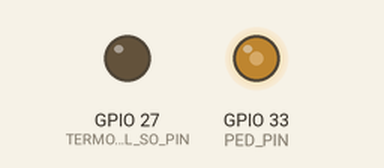
Simulated run of this program. Board: ESP32. Shown: output pins drawn as LEDs (lit = HIGH). Pins used as bus, display or sensor lines are not drawn; what the program prints to the serial monitor is not drawn.

Above: at 0.3 s.
Timing chart, 0 to 1.8 s (numbered marks = the images above):
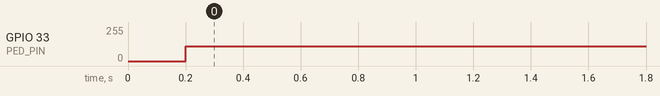

Measured:
- by itself, GPIO 33 (PED_PIN): 0/255 → 111/255 at 0.20 s

The program:

main.cpp
```cpp
#include <Arduino.h>
#include "termokupl.h"
#include "SimpleTimer.h"


#define TERMOKUPL_CS_PIN  25
#define TERMOKUPL_SCK_PIN 26
#define TERMOKUPL_SO_PIN  27

#define PED_PIN 33
#define PED_SET_TEMPERATURE 60
#define PAD_SUPPLY_VOLTAGE 16
#define MAX_PED_VOLTAGE 7

#define PID_DEBUG
#define PID_SAMPLE_TIME 200
#define Kp 7.0f
#define Ki 0.5f
#define Kd 3.0f

termokupl_t termokupl;
SimpleTimer timer;


void pedBegin()
{
  pinMode(PED_PIN, OUTPUT);
}

float calculatePID(float setTemperature, float realTemperature, int maxOutputValue)
{
  #define MAX_PED_VOLTAGE_FORMULA(setVoltage, supplyVoltage)  ( (255 * setVoltage) / supplyVoltage )
  #define MAX_PED_VOLTAGE_CAL   MAX_PED_VOLTAGE_FORMULA(MAX_PED_VOLTAGE, PAD_SUPPLY_VOLTAGE)

  static float pidLastEror;
  static float pidIntegral;
  float time = ((float)PID_SAMPLE_TIME / 1000);

  float eror       =  (setTemperature - realTemperature);
  pidIntegral     +=  (eror * time);
  float derivative =  ( (realTemperature - pidLastEror) / time );
  float pidOutput  =  (Kp * eror) + (Ki * pidIntegral) + (Kd * derivative);

  pidLastEror = realTemperature;

  #ifdef PID_DEBUG
  Serial.print("RAW PWM: ");
  Serial.print(pidOutput);
  #endif

  if(pidOutput > MAX_PED_VOLTAGE_CAL)
    pidOutput = MAX_PED_VOLTAGE_CAL;
  else if(pidOutput <= 0)
    pidOutput = 0;

  return pidOutput;
}
void pidControl()
{
  int temperature = (int)readTermokuplValue(&termokupl);

  int PWM = calculatePID(PED_SET_TEMPERATURE, temperature, MAX_PED_VOLTAGE);

  #ifdef PID_DEBUG
  analogWrite(PED_PIN, PWM);
  Serial.print("  SICAKLIK: ");
  Serial.print(temperature);

  Serial.print("  SET VALUE: ");
  Serial.print(PED_SET_TEMPERATURE);

  Serial.print("  PWM SIGNAL: ");
  Serial.println(PWM);

  #else
  Serial.println("DEBUG KAPALI");
  #endif

}


void setup()
{
  Serial.begin(115200);
  termokupl_init(&termokupl, TERMOKUPL_CS_PIN, TERMOKUPL_SCK_PIN, TERMOKUPL_SO_PIN);
  pedBegin();
  timer.setInterval(PID_SAMPLE_TIME, pidControl);
}

void loop()
{
  timer.run();
}
```
